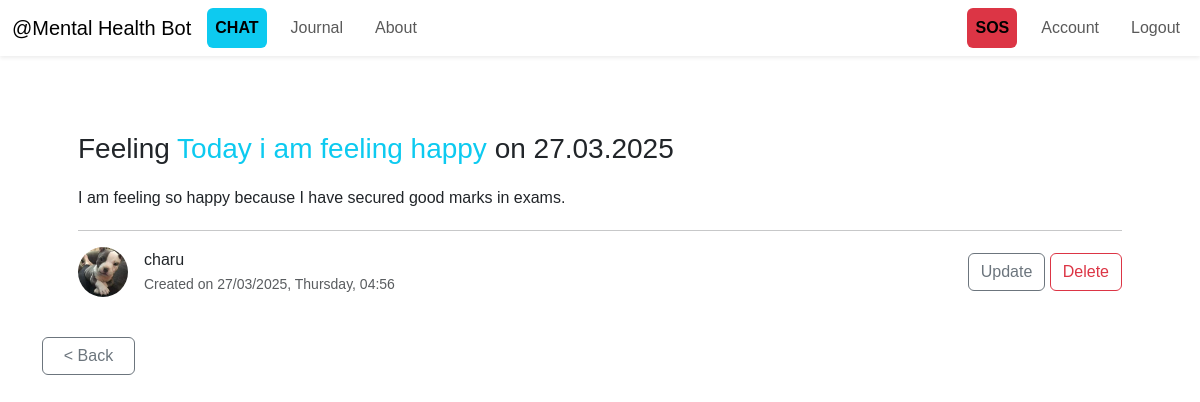
The app's page /journal/2 (signed in) with its own data.
### ChatbotWebsite/models.py (models this page shows, shortened)
class Journal(db.Model):
    id = db.Column(db.Integer, primary_key=True)
    timestamp = db.Column(db.DateTime, nullable=False, default=datetime.utcnow)  # ✅ Use UTC time
    mood = db.Column(db.String(30), nullable=False)
    content = db.Column(db.String(3000), nullable=False)
    user_id = db.Column(db.Integer, db.ForeignKey('users.id'), nullable=False)

class User(db.Model, UserMixin):
    __tablename__ = "users"  # ✅ Explicitly set table name
    id = db.Column(db.Integer, primary_key=True)
    username = db.Column(db.String(20), unique=True, nullable=False)
    email = db.Column(db.String(120), unique=True, nullable=False)
    password = db.Column(db.String(60), nullable=False)
    profile_image = db.Column(db.String(20), nullable=False, default="default.jpg")
    messages = db.relationship("ChatMessage", backref="user", lazy=True)
    journals = db.relationship("Journal", backref="user", lazy=True)

### ChatbotWebsite/journal/routes.py (the view)
@journals.route("/journal/<int:journal_id>")
@login_required
def journal(journal_id):
    journal = Journal.query.get_or_404(journal_id)  # Get journal from database
    if (
        journal.user != current_user
    ):  # If journal does not belong to current user, abort
        abort(403)
    return render_template(
        "journal.html", title="Journal #" + str(journal.id), journal=journal
    )

### ChatbotWebsite/models.py (called while the page is built)
@login_manager.user_loader
def load_user(user_id):
    return User.query.get(int(user_id))

### ChatbotWebsite/templates/journal.html (shortened to what this page needs)
{%extends 'layout.html'%}{%block content%}
    <div class="container-sm d-grid mt-5">
        <div class="container pt-1">
          <div class="row d-flex justify-content-center align-items-center">
              <div class="card mb-3 border-0">
                <div class="card-body p-4">
                  <h3 class="mb-3">Feeling <span class="text-info">{{journal.mood}}</span> on {{journal.timestamp.strftime('%d.%m.%Y')}}</h3>
                  <p class="lh-lg">{{journal.content}} </p>
                  <hr class="my-3">
                  <div class="d-flex justify-content-start align-items-center">
                    <img src="{{url_for('static',filename='profile_images/'+current_user.profile_image)}}" alt="profile-avatar"
                        class="img-fluid rounded-circle me-3" width="50">
                    <div class="col">
                        <p class="mb-0">{{journal.user.username}}</p>
                        <small class="text-muted">Created on {{journal.timestamp.strftime('%d/%m/%Y, %A, %H:%M')}}</small>
                    </div>
                    <div class="gap-3">
                        <a href="{{url_for('journals.update_journal',journal_id=journal.id)}}" class="btn btn-outline-secondary">Update</a>
                        <button type="button" class="btn btn-outline-danger" data-bs-toggle="modal" data-bs-target="#deleteJournal">
                          Delete
                        </button>
                      </div>
                  </div>
                </div>
              </div>
          </div>
        </div>
        <a href="{{url_for('journals.all_journals')}}" class="btn btn-outline-secondary col-1">&lt Back</a>
    </div>
{%endblock content%}

### ChatbotWebsite/static/styles/layout.css (style rules this page uses)
body { font-family: Arial, Helvetica, sans-serif; }

### records on screen
Journal: mood "Today i am feeling happy", timestamp "27.03.2025", content "I am feeling so happy because I have secured good marks in exams.", timestamp "27/03/2025, Thursday, 04:56"
User: profile_image (picture), user.username "charu"
